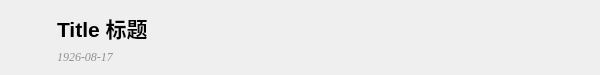
<?xml version="1.0" encoding="UTF-8"?>
<ui version="4.0">
 <class>CheckItem</class>
 <widget class="QWidget" name="CheckItem">
  <property name="geometry">
   <rect>
    <x>0</x>
    <y>0</y>
    <width>600</width>
    <height>75</height>
   </rect>
  </property>
  <property name="sizePolicy">
   <sizepolicy hsizetype="Expanding" vsizetype="Fixed">
    <horstretch>0</horstretch>
    <verstretch>0</verstretch>
   </sizepolicy>
  </property>
  <layout class="QHBoxLayout" name="horizontalLayout">
   <item>
    <widget class="QPushButton" name="button_check">
     <property name="cursor">
      <cursorShape>PointingHandCursor</cursorShape>
     </property>
     <property name="icon">
      <iconset resource="FontAwesome.min.qrc">
       <normaloff>:/FontAwesome/svgs/regular/circle.svg</normaloff>:/FontAwesome/svgs/regular/circle.svg</iconset>
     </property>
     <property name="iconSize">
      <size>
       <width>30</width>
       <height>30</height>
      </size>
     </property>
     <property name="flat">
      <bool>true</bool>
     </property>
    </widget>
   </item>
   <item>
    <layout class="QVBoxLayout" name="verticalLayout">
     <item>
      <widget class="QLabel" name="label_title">
       <property name="sizePolicy">
        <sizepolicy hsizetype="Expanding" vsizetype="Expanding">
         <horstretch>0</horstretch>
         <verstretch>0</verstretch>
        </sizepolicy>
       </property>
       <property name="font">
        <font>
         <family>Tahoma</family>
         <pointsize>16</pointsize>
         <weight>75</weight>
         <bold>true</bold>
        </font>
       </property>
       <property name="styleSheet">
        <string notr="true">font-family: &quot;Tahoma&quot;, &quot;DengXian&quot;, &quot;Arial&quot;, &quot;SimHei&quot;;</string>
       </property>
       <property name="text">
        <string>Title 标题</string>
       </property>
      </widget>
     </item>
     <item>
      <widget class="QLabel" name="label_deadline">
       <property name="sizePolicy">
        <sizepolicy hsizetype="Minimum" vsizetype="Minimum">
         <horstretch>0</horstretch>
         <verstretch>0</verstretch>
        </sizepolicy>
       </property>
       <property name="font">
        <font>
         <family>Georgia</family>
         <italic>true</italic>
        </font>
       </property>
       <property name="styleSheet">
        <string notr="true">color: #919191;
font-family: &quot;Georgia&quot;, &quot;NSimSun&quot;, &quot;Times New Roman&quot;, &quot;SimSun&quot;;</string>
       </property>
       <property name="text">
        <string>1926-08-17</string>
       </property>
      </widget>
     </item>
    </layout>
   </item>
   <item>
    <widget class="QPushButton" name="button_delete">
     <property name="cursor">
      <cursorShape>PointingHandCursor</cursorShape>
     </property>
     <property name="icon">
      <iconset resource="FontAwesome.min.qrc">
       <normaloff>:/FontAwesome/svgs/solid/trash-alt.svg</normaloff>:/FontAwesome/svgs/solid/trash-alt.svg</iconset>
     </property>
     <property name="iconSize">
      <size>
       <width>30</width>
       <height>30</height>
      </size>
     </property>
     <property name="flat">
      <bool>true</bool>
     </property>
    </widget>
   </item>
  </layout>
 </widget>
 <resources>
  <include location="FontAwesome.min.qrc"/>
 </resources>
 <connections/>
</ui>
